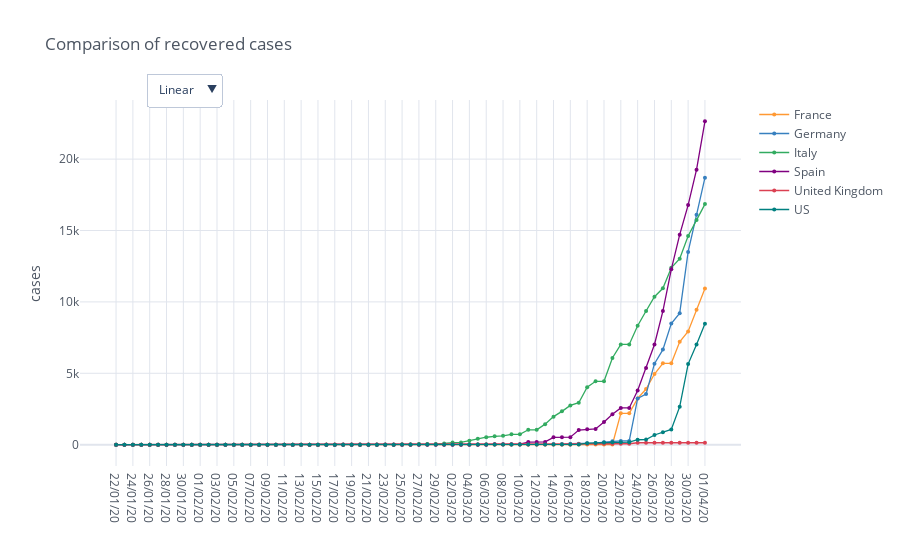

Notebook code cell kept with this figure:
### Code cell
recovered_cases_countries = io.world_load_cases(io.get_filename_recovered_cases(), countries)

recovered_fig = mp.iplot_comparative_plot(recovered_cases_countries, title='Comparison of recovered cases')
recovered_fig.show()

### Figure 1 — Plotly figure (JSON) as saved in the notebook; plotly's stock layout.template omitted (floating-point values rounded to 4 significant figures)
{"data": [{"line": {"color": "rgba(255, 153, 51, 1.0)", "dash": "solid", "shape": "linear", "width": 1.3}, "marker": {"size": 4, "symbol": "circle"}, "mode": "lines+markers", "name": "France", "text": "", "type": "scatter", "x": ["22/01/20", "23/01/20", "24/01/20", "25/01/20", "26/01/20", "27/01/20", "28/01/20", "29/01/20", "30/01/20", "31/01/20", "01/02/20", "02/02/20", "03/02/20", "04/02/20", "05/02/20", "06/02/20", "07/02/20", "08/02/20", "09/02/20", "10/02/20", "11/02/20", "12/02/20", "13/02/20", "14/02/20", "15/02/20", "16/02/20", "17/02/20", "18/02/20", "19/02/20", "20/02/20", "21/02/20", "22/02/20", "23/02/20", "24/02/20", "25/02/20", "26/02/20", "27/02/20", "28/02/20", "29/02/20", "01/03/20", "02/03/20", "03/03/20", "04/03/20", "05/03/20", "06/03/20", "07/03/20", "08/03/20", "09/03/20", "10/03/20", "11/03/20", "12/03/20", "13/03/20", "14/03/20", "15/03/20", "16/03/20", "17/03/20", "18/03/20", "19/03/20", "20/03/20", "21/03/20", "22/03/20", "23/03/20", "24/03/20", "25/03/20", "26/03/20", "27/03/20", "28/03/20", "29/03/20", "30/03/20", "31/03/20", "01/04/20"], "y": [0, 0, 0, 0, 0, 0, 0, 0, 0, 0, 0, 0, 0, 0, 0, 0, 0, 0, 0, 0, 0, 2, 2, 2, 4, 4, 4, 4, 4, 4, 4, 4, 4, 4, 11, 11, 11, 11, 12, 12, 12, 12, 12, 12, 12, 12, 12, 12, 12, 12, 12, 12, 12, 12, 12, 12, 12, 12, 12, 12, 2200, 2200, 3243, 3900, 4948, 5700, 5700, 7202, 7927, 9444, 10934]}, {"line": {"color": "rgba(55, 128, 191, 1.0)", "dash": "solid", "shape": "linear", "width": 1.3}, "marker": {"size": 4, "symbol": "circle"}, "mode": "lines+markers", "name": "Germany", "text": "", "type": "scatter", "x": ["22/01/20", "23/01/20", "24/01/20", "25/01/20", "26/01/20", "27/01/20", "28/01/20", "29/01/20", "30/01/20", "31/01/20", "01/02/20", "02/02/20", "03/02/20", "04/02/20", "05/02/20", "06/02/20", "07/02/20", "08/02/20", "09/02/20", "10/02/20", "11/02/20", "12/02/20", "13/02/20", "14/02/20", "15/02/20", "16/02/20", "17/02/20", "18/02/20", "19/02/20", "20/02/20", "21/02/20", "22/02/20", "23/02/20", "24/02/20", "25/02/20", "26/02/20", "27/02/20", "28/02/20", "29/02/20", "01/03/20", "02/03/20", "03/03/20", "04/03/20", "05/03/20", "06/03/20", "07/03/20", "08/03/20", "09/03/20", "10/03/20", "11/03/20", "12/03/20", "13/03/20", "14/03/20", "15/03/20", "16/03/20", "17/03/20", "18/03/20", "19/03/20", "20/03/20", "21/03/20", "22/03/20", "23/03/20", "24/03/20", "25/03/20", "26/03/20", "27/03/20", "28/03/20", "29/03/20", "30/03/20", "31/03/20", "01/04/20"], "y": [0, 0, 0, 0, 0, 0, 0, 0, 0, 0, 0, 0, 0, 0, 0, 0, 0, 0, 0, 0, 0, 0, 1, 1, 1, 1, 1, 12, 12, 12, 14, 14, 14, 14, 14, 15, 16, 16, 16, 16, 16, 16, 16, 16, 17, 18, 18, 18, 18, 25, 25, 46, 46, 46, 67, 67, 105, 113, 180, 233, 266, 266, 3243, 3547, 5673, 6658, 8481, 9211, 13500, 16100, 18700]}, {"line": {"color": "rgba(50, 171, 96, 1.0)", "dash": "solid", "shape": "linear", "width": 1.3}, "marker": {"size": 4, "symbol": "circle"}, "mode": "lines+markers", "name": "Italy", "text": "", "type": "scatter", "x": ["22/01/20", "23/01/20", "24/01/20", "25/01/20", "26/01/20", "27/01/20", "28/01/20", "29/01/20", "30/01/20", "31/01/20", "01/02/20", "02/02/20", "03/02/20", "04/02/20", "05/02/20", "06/02/20", "07/02/20", "08/02/20", "09/02/20", "10/02/20", "11/02/20", "12/02/20", "13/02/20", "14/02/20", "15/02/20", "16/02/20", "17/02/20", "18/02/20", "19/02/20", "20/02/20", "21/02/20", "22/02/20", "23/02/20", "24/02/20", "25/02/20", "26/02/20", "27/02/20", "28/02/20", "29/02/20", "01/03/20", "02/03/20", "03/03/20", "04/03/20", "05/03/20", "06/03/20", "07/03/20", "08/03/20", "09/03/20", "10/03/20", "11/03/20", "12/03/20", "13/03/20", "14/03/20", "15/03/20", "16/03/20", "17/03/20", "18/03/20", "19/03/20", "20/03/20", "21/03/20", "22/03/20", "23/03/20", "24/03/20", "25/03/20", "26/03/20", "27/03/20", "28/03/20", "29/03/20", "30/03/20", "31/03/20", "01/04/20"], "y": [0, 0, 0, 0, 0, 0, 0, 0, 0, 0, 0, 0, 0, 0, 0, 0, 0, 0, 0, 0, 0, 0, 0, 0, 0, 0, 0, 0, 0, 0, 0, 1, 2, 1, 1, 3, 45, 46, 46, 83, 149, 160, 276, 414, 523, 589, 622, 724, 724, 1045, 1045, 1439, 1966, 2335, 2749, 2941, 4025, 4440, 4440, 6072, 7024, 7024, 8326, 9362, 10361, 10950, 12384, 13030, 14620, 15729, 16847]}, {"line": {"color": "rgba(128, 0, 128, 1.0)", "dash": "solid", "shape": "linear", "width": 1.3}, "marker": {"size": 4, "symbol": "circle"}, "mode": "lines+markers", "name": "Spain", "text": "", "type": "scatter", "x": ["22/01/20", "23/01/20", "24/01/20", "25/01/20", "26/01/20", "27/01/20", "28/01/20", "29/01/20", "30/01/20", "31/01/20", "01/02/20", "02/02/20", "03/02/20", "04/02/20", "05/02/20", "06/02/20", "07/02/20", "08/02/20", "09/02/20", "10/02/20", "11/02/20", "12/02/20", "13/02/20", "14/02/20", "15/02/20", "16/02/20", "17/02/20", "18/02/20", "19/02/20", "20/02/20", "21/02/20", "22/02/20", "23/02/20", "24/02/20", "25/02/20", "26/02/20", "27/02/20", "28/02/20", "29/02/20", "01/03/20", "02/03/20", "03/03/20", "04/03/20", "05/03/20", "06/03/20", "07/03/20", "08/03/20", "09/03/20", "10/03/20", "11/03/20", "12/03/20", "13/03/20", "14/03/20", "15/03/20", "16/03/20", "17/03/20", "18/03/20", "19/03/20", "20/03/20", "21/03/20", "22/03/20", "23/03/20", "24/03/20", "25/03/20", "26/03/20", "27/03/20", "28/03/20", "29/03/20", "30/03/20", "31/03/20", "01/04/20"], "y": [0, 0, 0, 0, 0, 0, 0, 0, 0, 0, 0, 0, 0, 0, 0, 0, 0, 0, 0, 0, 0, 0, 0, 0, 2, 2, 2, 2, 2, 2, 2, 2, 2, 2, 2, 2, 2, 2, 2, 2, 2, 2, 2, 2, 2, 30, 30, 32, 32, 183, 183, 193, 517, 517, 530, 1028, 1081, 1107, 1588, 2125, 2575, 2575, 3794, 5367, 7015, 9357, 12285, 14709, 16780, 19259, 22647]}, {"line": {"color": "rgba(219, 64, 82, 1.0)", "dash": "solid", "shape": "linear", "width": 1.3}, "marker": {"size": 4, "symbol": "circle"}, "mode": "lines+markers", "name": "United Kingdom", "text": "", "type": "scatter", "x": ["22/01/20", "23/01/20", "24/01/20", "25/01/20", "26/01/20", "27/01/20", "28/01/20", "29/01/20", "30/01/20", "31/01/20", "01/02/20", "02/02/20", "03/02/20", "04/02/20", "05/02/20", "06/02/20", "07/02/20", "08/02/20", "09/02/20", "10/02/20", "11/02/20", "12/02/20", "13/02/20", "14/02/20", "15/02/20", "16/02/20", "17/02/20", "18/02/20", "19/02/20", "20/02/20", "21/02/20", "22/02/20", "23/02/20", "24/02/20", "25/02/20", "26/02/20", "27/02/20", "28/02/20", "29/02/20", "01/03/20", "02/03/20", "03/03/20", "04/03/20", "05/03/20", "06/03/20", "07/03/20", "08/03/20", "09/03/20", "10/03/20", "11/03/20", "12/03/20", "13/03/20", "14/03/20", "15/03/20", "16/03/20", "17/03/20", "18/03/20", "19/03/20", "20/03/20", "21/03/20", "22/03/20", "23/03/20", "24/03/20", "25/03/20", "26/03/20", "27/03/20", "28/03/20", "29/03/20", "30/03/20", "31/03/20", "01/04/20"], "y": [0, 0, 0, 0, 0, 0, 0, 0, 0, 0, 0, 0, 0, 0, 0, 0, 0, 0, 0, 0, 0, 1, 1, 1, 1, 8, 8, 8, 8, 8, 8, 8, 8, 8, 8, 8, 8, 8, 8, 8, 8, 8, 8, 8, 8, 18, 18, 18, 18, 18, 18, 18, 18, 18, 20, 52, 65, 65, 65, 65, 65, 65, 135, 135, 135, 135, 135, 135, 135, 135, 135]}, {"line": {"color": "rgba(0, 128, 128, 1.0)", "dash": "solid", "shape": "linear", "width": 1.3}, "marker": {"size": 4, "symbol": "circle"}, "mode": "lines+markers", "name": "US", "text": "", "type": "scatter", "x": ["22/01/20", "23/01/20", "24/01/20", "25/01/20", "26/01/20", "27/01/20", "28/01/20", "29/01/20", "30/01/20", "31/01/20", "01/02/20", "02/02/20", "03/02/20", "04/02/20", "05/02/20", "06/02/20", "07/02/20", "08/02/20", "09/02/20", "10/02/20", "11/02/20", "12/02/20", "13/02/20", "14/02/20", "15/02/20", "16/02/20", "17/02/20", "18/02/20", "19/02/20", "20/02/20", "21/02/20", "22/02/20", "23/02/20", "24/02/20", "25/02/20", "26/02/20", "27/02/20", "28/02/20", "29/02/20", "01/03/20", "02/03/20", "03/03/20", "04/03/20", "05/03/20", "06/03/20", "07/03/20", "08/03/20", "09/03/20", "10/03/20", "11/03/20", "12/03/20", "13/03/20", "14/03/20", "15/03/20", "16/03/20", "17/03/20", "18/03/20", "19/03/20", "20/03/20", "21/03/20", "22/03/20", "23/03/20", "24/03/20", "25/03/20", "26/03/20", "27/03/20", "28/03/20", "29/03/20", "30/03/20", "31/03/20", "01/04/20"], "y": [0, 0, 0, 0, 0, 0, 0, 0, 0, 0, 0, 0, 0, 0, 0, 0, 0, 0, 3, 3, 3, 3, 3, 3, 3, 3, 3, 3, 3, 3, 5, 5, 5, 5, 6, 6, 6, 7, 7, 7, 7, 7, 7, 7, 7, 7, 7, 7, 8, 8, 12, 12, 12, 12, 17, 17, 105, 121, 147, 176, 178, 178, 348, 361, 681, 869, 1072, 2665, 5644, 7024, 8474]}], "layout": {"legend": {"bgcolor": "#FFFFFF", "font": {"color": "#4D5663"}}, "paper_bgcolor": "#FFFFFF", "plot_bgcolor": "#FFFFFF", "title": {"font": {"color": "#4D5663"}, "text": "Comparison of recovered cases"}, "updatemenus": [{"buttons": [{"args": [{"yaxis.type": "linear"}], "label": "Linear", "method": "relayout"}, {"args": [{"yaxis.type": "log"}], "label": "Log", "method": "relayout"}], "direction": "down", "pad": {"r": 10, "t": 10}, "showactive": true, "x": 0.1, "xanchor": "left", "y": 1.1, "yanchor": "top"}], "xaxis": {"gridcolor": "#E1E5ED", "showgrid": true, "tickfont": {"color": "#4D5663"}, "title": {"font": {"color": "#4D5663"}, "text": ""}, "zerolinecolor": "#E1E5ED"}, "yaxis": {"gridcolor": "#E1E5ED", "showgrid": true, "tickfont": {"color": "#4D5663"}, "title": {"font": {"color": "#4D5663"}, "text": "cases"}, "zerolinecolor": "#E1E5ED"}}}
